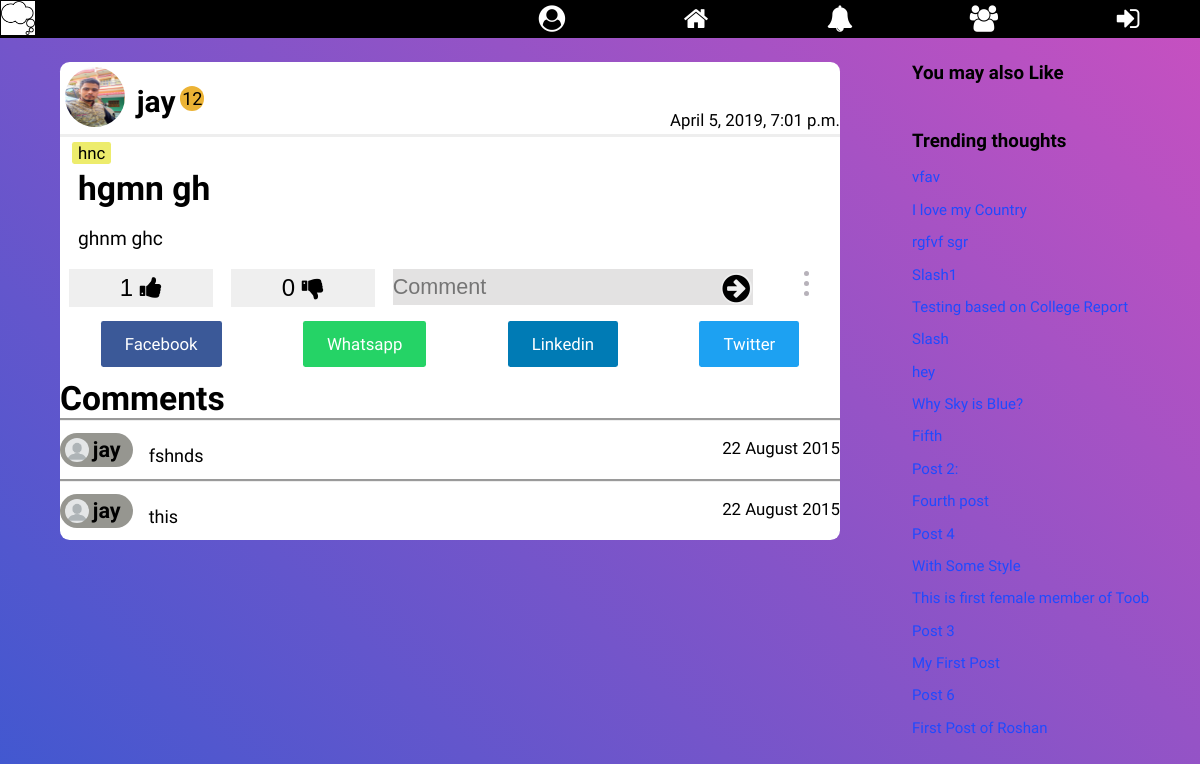
Before: /details/34/ with the older database file.
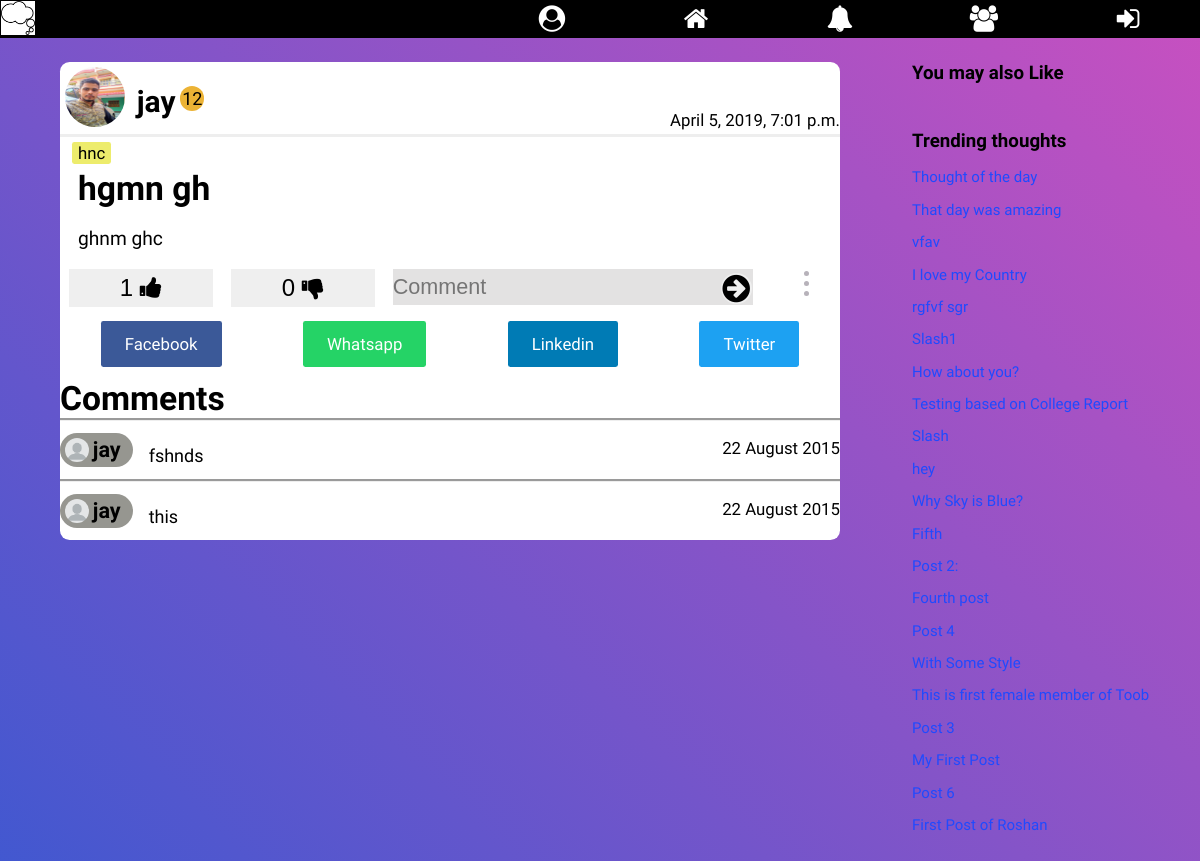
After: the same page with the newer database file.
### home/models.py (models this page shows, shortened)
class Posts(models.Model):
    choices = (
        ("1", ("Question")),
        ("2", ("Creative Idea")),
        ("3", ("Innovation")),
        ("4", ("Nightmare")),
        ("5", ("Thought"))
    )
    title = models.CharField(max_length=250, blank=False, unique=True)
    content = models.TextField(max_length=15000,
                               help_text="Write Your thought here...")
    creation_time = models.DateTimeField(auto_now_add=True, editable=False)
    likes = models.ManyToManyField(User, blank=True, related_name='likes')
    dis_likes = models.ManyToManyField(User, blank=True,
                                       related_name='dis_likes')
    image = models.ImageField(blank=True,
                              help_text="Use Image for Impowring your Thought")
    last_modified = models.DateTimeField(auto_now=True, editable=False)
    user_profile = models.ForeignKey(Profile, on_delete=models.CASCADE)
    trending_ratio = models.FloatField(default=1)
    type = models.CharField(max_length=50, choices=choices)
    tags = models.CharField(max_length=250)
    views = models.ManyToManyField(User, blank=True)

### details/models.py (models this page shows, shortened)
class Comment(models.Model):
    comment = models.TextField()
    post = models.ForeignKey(Posts, on_delete=models.CASCADE)
    user = models.ForeignKey(User, on_delete=models.CASCADE)
    time_stamp = models.DateTimeField(default=timezone.now)

### signup/models.py (models this page shows)
class Profile(models.Model):
    user = models.OneToOneField(User, on_delete=models.CASCADE)
    gender = models.CharField(max_length=10, blank=True)
    city = models.CharField(max_length=30, blank=True)
    date_of_birth = models.DateField(null=True, blank=True)
    level = models.IntegerField(default=1)
    bio = models.TextField(max_length=410, default='Edit Bio')
    profile_pic = models.ImageField(
        blank=True,
        help_text="Select Your Profile Image",
    )
    date_of_joining = models.DateTimeField(editable=False,
                                           default=timezone.now)
    follows = models.ManyToManyField('Profile')
    def __str__(self):
        return str(self.user)

### details/views.py (the view)
# urls.py: url(r'^(?P<post_id>[0-9]+)/$', views.details_post, name='details_post'),
def details_post(request, post_id):
    print("Inside Details view")
    post = get_object_or_404(Posts, id=post_id)
    comments = Comment.objects.all().filter(post=post_id)
    if request.user.is_authenticated:
        if not (post.views.filter(id=request.user.id).exists()):
            post.views.add(request.user)                # User is Viewing the post
            update_trending_ratio(post, comments)
    share_string = quote_plus(post.title)
    trending = Posts.objects.exclude(id=post_id).order_by("-trending_ratio")
    also_like = Posts.objects.exclude(id=post_id).filter(reduce(operator.or_, (Q(tags__contains=x) for x in post.tags.split())))
    template = loader.get_template('details_post.html')
    context = {
        'post': post,
        'comments': comments,
        'share_string': share_string,
        'tags': post.tags.split(),
        'also_like': also_like,
        'trending': trending,
    }
    return HttpResponse(template.render(context, request))

### Notification/context_processor.py (called while the page is built)
def pass_value(request):
    if request.user.is_authenticated:
        user_prfile = Profile.objects.get(user=request.user)
        my_notif = Notifications.objects.filter(receiver=user_prfile)
        unseen_notif_count = my_notif.filter(view=False).count()
        count = my_notif.count()
        if count >= 13:
            my_notif = my_notif[count-13:]
        context = {
            "my_notif": my_notif,
            "unseen_notif_count": unseen_notif_count
        }
        return context
    else:
        context = {}
        return context

### details/templates/details_post.html (shortened to what this page needs)
{% extends 'base.html' %}
{% block content %}
{% load static %}
<link rel="stylesheet" href="{% static 'details/details_post_style.css' %}">
<div class="panel">
  <div class="posts-container">
    <div class="posts" id="main_post">
      <div class="post-header">
        <a href="/profile/{{ post.user_profile.id }}">
        {% if post.user_profile.profile_pic %}
          <img src="{{ post.user_profile.profile_pic.url }}" class="profile-pic" alt="Image not found">
        {% else %}
          <img src="{% static 'toob/images/default-profile.png' %}" class="profile-pic" alt="Image not found">
        {% endif %}
      </a>
        <a href="/profile/{{ post.user_profile.id }}"><h3 class="user-name">{{ post.user_profile }}</h3></a><span class="level">{{ post.user_profile.level }}</span>
        <span class="date">{{ post.creation_time }}</span>
      </div>
      {% for tag in tags %}
        <span class="tag">{{ tag }}</span>
      {% endfor %}
      <h2 class="thought-title">{{ post.title }}</h2>
      <p class="content" id="1">
        {{ post.content }}
      </p>
      <div class="post-footer">
        {% include 'like_section.html' %}
        {% include 'dis_like_section.html' %}
        <form class="comment-form" action="{% url 'comment_submit' post.id  %}" method="POST">
          <input type="text" id="comment" name="comment" placeholder="Comment">
          <button type="submit" id="comment-submit" class="btn comment-submit">
            <i class="fa fa-arrow-circle-right fa-lg"></i>
          </button>
        </form>
        <ul class="icons more-btn" id="more{{ post.id }}">
          <li></li>
          <li></li>
          <li></li>
        </ul>
      </div>
      <div class="shareLinks" id="sharelink{{ post.id }}">
        <a id="fb" href="https://www.facebook.com/sharer/sharer.php?u={{ request.build_absolute_uri }}">
          Facebook
        </a>
        <a id="whatsapp" href="https://wa.me/whatsappphonenumber/?text={{ post.title }}">
          Whatsapp
        </a>
        <a id="linkden" href="https://www.linkedin.com/shareArticle?mini=true&url={{ request.build_absolute_uri }}&title={{ post.title }}&summary={{ share_string }}&source={{ request.build_absolute_uri }}">
          Linkedin
        </a>
        <a id="twitter" href="https://twitter.com/home?status={{ share_string }}%20{{ request.build_absolute_uri }}">
          Twitter
        </a>
      </div>
      {% include 'comment_section.html' %}
    </div>
  </div>
  <div class="side-bar">
    <div class="also-like">
      <h3>You may also Like</h3>
    </div>
    <div class="also-like">
      <h3>Trending thoughts</h3>
      {% for thought in trending %}
        <a class="more-thought" href="{% url 'details_post' thought.id %}">{{ thought.title }}</a><br>
      {% endfor %}
    </div>
  </div>
</div>
{% endblock %}

### templates/like_section.html (shortened to what this page needs)
<form id="like-form{{ post.id }}">
  {% if user.is_authenticated %}
  <button type="submit" id="{{ post.id }}btn" name="like" value="{{ post.id }}" class="btn upvote">{{ post.likes.count }}&nbsp;<i class="fa fa-thumbs-up"></i></button>
  <script type="text/javascript">
    function likingPost(id){
      var liked = document.getElementById(id);
      liked.style.background = "rgb(34, 233, 42)";
    }
    function dis_likingPost(id){
      var dis_liked = document.getElementById(id);
      dis_liked.style.background = "rgb(255, 0, 0)"
    }
    {% for like in post.likes.all %}
      {% if like != user %}
      {% else %}
        likingPost("{{ post.id }}btn");
      {% endif %}
    {% endfor %}
// Adding AJAX for Like button
    $(document).ready(function(event){
      $(document).on('click', '#{{ post.id }}btn', function(event){
        event.preventDefault();
        event.stopImmediatePropagation();
        pk = $(this).attr('value');
        $.ajax({
          type: 'POST',
          url: '{% url "like_post" %}',
          data: {
            'id': pk,
            'csrfmiddlewaretoken': '{{ csrf_token }}'
          },
          success:function(response){
            $('#like-form{{ post.id }}').html(response['like_form']);
            $('#dis_like-form{{ post.id }}').html(response['dis_like_form']);
            console.log('Request sent to Like_post')
            // $('#{{ post.id }}btn').style.color = 'green';
          },
          error: function(er, e){
            console.log(er.responseText);
          }
        });
      });
    });
  </script>
  {% else %}
    <button type="button" id="{{ post.id }}btn" onclick="location.href='{% url 'login' %}';" name="like" class="btn upvote">{{ post.likes.count }}&nbsp;<i class="fa fa-thumbs-up"></i></button>
  {% endif %}
</form>

### templates/dis_like_section.html (shortened to what this page needs)
<form id="dis_like-form{{ post.id }}">
  {% if user.is_authenticated %}
  <button type="submit" id="{{ post.id }}btn2" name="like" value="{{ post.id }}" class="btn upvote">{{ post.dis_likes.count }}&nbsp;<i class="fa fa-thumbs-down"></i></button>
  <script type="text/javascript">
    {% for dis_like in post.dis_likes.all %}
      {% if dis_like != user %}
      {% else %}
        dis_likingPost("{{ post.id }}btn2");
      {% endif %}
    {% endfor %}
// Adding AJAX for Like button
    $(document).ready(function(event){
      $(document).on('click', '#{{ post.id }}btn2', function(event){
        event.preventDefault();
        event.stopImmediatePropagation();
        pk = $(this).attr('value');
        $.ajax({
          type: 'POST',
          url: '{% url "dis_like_post" %}',
          data: {
            'id': pk,
            'csrfmiddlewaretoken': '{{ csrf_token }}'
          },
          success:function(response){
            $('#dis_like-form{{ post.id }}').html(response['dis_like_form']);
            $('#like-form{{ post.id }}').html(response['like_form']);
            console.log('Request sent to Dis_Like_post')
            // $('#{{ post.id }}btn').style.color = 'green';
          }, error: function(er, e){
            console.log(er.responseText);
          }
        });
      });
    });
  </script>
  {% else %}
    <button type="button" id="{{ post.id }}btn2" onclick="location.href='{% url 'login' %}';" name="like" class="btn upvote">{{ post.dis_likes.count }}&nbsp;<i class="fa fa-thumbs-down"></i></button>
  {% endif %}
</form>

### templates/comment_section.html
{% load static %}
<div class="comments" id="comment">
  <h2>Comments</h2>
  {% for com in comments reversed %}
  <div class="comment-container">
    <div class="comment-header">
      <img src="{% static 'toob/images/default-profile.png' %}" class="comment-profile-pic" alt="Image not Found" />
      <h3 class="comment-user-name">{{ com.user }}</h3>
    </div>
    <span class="comment-date">22 August 2015</span>
    <p class="comment-content">
       {{ com.comment }}
    </p>
  </div>
  {% endfor %}
</div>

Changed rows visible on the page:
added Posts: title "Thought of the day", shown under "Trending thoughts"
added Posts: title "That day was amazing", shown under "Trending thoughts"
added Posts: title "How about you?", shown under "Trending thoughts"
